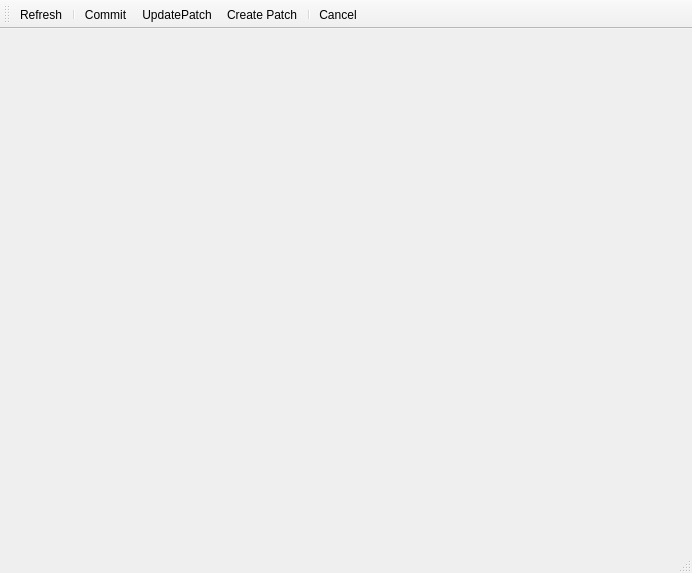
<ui version="4.0" >
 <class>CommitDialog</class>
 <widget class="QMainWindow" name="CommitDialog" >
  <property name="geometry" >
   <rect>
    <x>0</x>
    <y>0</y>
    <width>692</width>
    <height>573</height>
   </rect>
  </property>
  <property name="windowTitle" >
   <string>Commit</string>
  </property>
  <widget class="QWidget" name="centralwidget" />
  <widget class="QMenuBar" name="menubar" >
   <property name="geometry" >
    <rect>
     <x>0</x>
     <y>0</y>
     <width>692</width>
     <height>22</height>
    </rect>
   </property>
  </widget>
  <widget class="QStatusBar" name="statusbar" />
  <widget class="QToolBar" name="toolBar" >
   <property name="windowTitle" >
    <string>toolBar</string>
   </property>
   <property name="toolButtonStyle" >
    <enum>Qt::ToolButtonTextUnderIcon</enum>
   </property>
   <attribute name="toolBarArea" >
    <enum>TopToolBarArea</enum>
   </attribute>
   <attribute name="toolBarBreak" >
    <bool>false</bool>
   </attribute>
   <addaction name="actionRefresh" />
   <addaction name="separator" />
   <addaction name="actionCommit" />
   <addaction name="actionUpdatePatch" />
   <addaction name="actionCreate_Patch" />
   <addaction name="separator" />
   <addaction name="actionCancel" />
  </widget>
  <action name="actionCommit" >
   <property name="icon" >
    <iconset resource="../icons/icons.qrc" >
     <normaloff>:/im-status-message-edit.png</normaloff>:/im-status-message-edit.png</iconset>
   </property>
   <property name="text" >
    <string>Commit</string>
   </property>
  </action>
  <action name="actionUpdatePatch" >
   <property name="icon" >
    <iconset resource="../icons/icons.qrc" >
     <normaloff>:/im-status-message-edit.png</normaloff>:/im-status-message-edit.png</iconset>
   </property>
   <property name="text" >
    <string>UpdatePatch</string>
   </property>
  </action>
  <action name="actionCreate_Patch" >
   <property name="icon" >
    <iconset resource="../icons/icons.qrc" >
     <normaloff>:/svn_add.png</normaloff>:/svn_add.png</iconset>
   </property>
   <property name="text" >
    <string>Create Patch</string>
   </property>
  </action>
  <action name="actionCancel" >
   <property name="icon" >
    <iconset resource="../icons/icons.qrc" >
     <normaloff>:/dialog-cancel.png</normaloff>:/dialog-cancel.png</iconset>
   </property>
   <property name="text" >
    <string>Cancel</string>
   </property>
  </action>
  <action name="actionHelp" >
   <property name="text" >
    <string>?</string>
   </property>
  </action>
  <action name="actionRefresh" >
   <property name="icon" >
    <iconset resource="../icons/icons.qrc" >
     <normaloff>:/view-refresh.png</normaloff>:/view-refresh.png</iconset>
   </property>
   <property name="text" >
    <string>Refresh</string>
   </property>
  </action>
 </widget>
 <resources>
  <include location="../icons/icons.qrc" />
 </resources>
 <connections/>
</ui>
